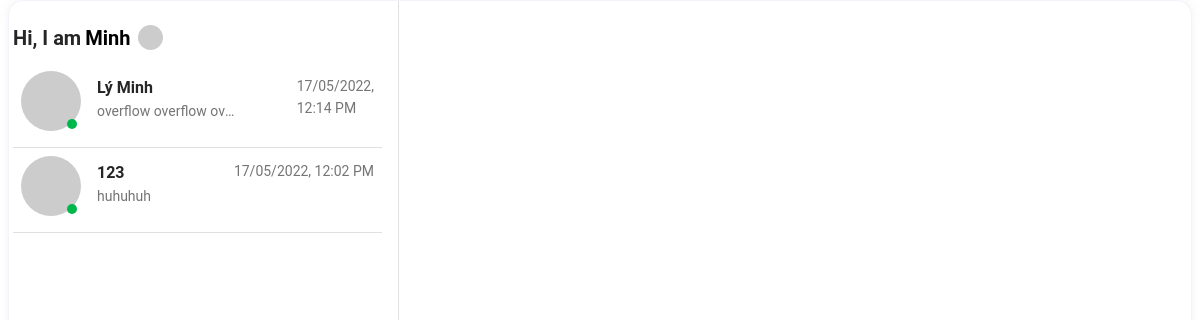
The page /chat (signed in) on the database its author committed.
### models.py (models this page shows, shortened)
class User(UserMixin, db.Model):
    __tablename__ = 'users'
    id = db.Column(db.Integer, primary_key=True)
    name = db.Column(db.String, nullable=False)
    email = db.Column(db.String, unique=True, nullable=False)
    password = db.Column(db.String, nullable=False)
    posts = db.relationship("Post", back_populates='user', lazy='dynamic')
    comments = db.relationship("Comment", back_populates='user', lazy='dynamic')
    liked_posts = db.relationship('LikedPost', back_populates='user', lazy='dynamic')
    liked_comments = db.relationship('LikedComment', back_populates='user', lazy='dynamic')
    user_messages = db.relationship('Message', back_populates='user', lazy='dynamic')
    read_messages = db.relationship('MessageReadState')
    thread_participants = db.relationship('ThreadParticipant', back_populates='user', lazy='dynamic')

class Thread(db.Model):
    __tablename__ = 'threads'
    id = db.Column(db.Integer, primary_key=True)
    participants = db.relationship('ThreadParticipant', back_populates='thread')
    thread_messages = db.relationship('Message', back_populates='thread', lazy='dynamic')

class ThreadParticipant(db.Model):
    __tablename__ = 'thread_participants'
    thread_id = db.Column(db.Integer, db.ForeignKey('threads.id'), primary_key=True)
    user_id = db.Column(db.Integer, db.ForeignKey('users.id'), primary_key=True)
    thread = db.relationship('Thread', back_populates='participants')
    user = db.relationship('User', back_populates='thread_participants')

class Message(db.Model):
    __tablename__ = 'messages'
    id = db.Column(db.Integer, primary_key=True)
    thread_id = db.Column(db.Integer, db.ForeignKey('threads.id'))
    send_date = db.Column(db.DateTime, nullable=False)
    sending_user_id = db.Column(db.Integer, db.ForeignKey('users.id'))
    body = db.Column(db.String, nullable=False)
    user = db.relationship('User', back_populates='user_messages')
    read_state = db.relationship('MessageReadState')
    thread = db.relationship('Thread', back_populates='thread_messages')

### app.py (the view, shortened to what this page needs)
@app.route('/chat')
@login_required
def chat_page():
    thread_id = request.args.get('thread_id')
    threads = Thread.query.join(Thread.participants).filter_by(user_id=current_user.id)
    chat_thread_html = None
    thread = None
    list_thread_template = render_template('list-thread.html',
                                           threads=threads,
                                           Message=Message,
                                           desc=desc,
                                           current_thread=thread)
    return render_template('chat.html',
                           list_thread_template=list_thread_template,
                           chat_thread_html=chat_thread_html,
                           thread=thread
                           )

### app.py (called while the page is built)
@login_manager.user_loader
def load_user(user_id):
    return User.query.get(int(user_id))

### templates/list-thread.html (shortened to what this page needs)
<div class="p-3">
    <div class="d-flex">
        <a class="navbar-brand text-dark me-2 mb-1 d-flex align-items-center fw-bold"
           href="{{ url_for('home') }}">
            Hi, I am
            {% if current_user.is_authenticated %}
                <span class="d-none d-sm-block ms-1 text-black">{{ current_user.name }}</span>
            {% else %}
                <span class="d-none d-sm-block ms-1 text-black">...</span>
            {% endif %}
        </a>
        {% if current_user.is_authenticated %}
            <div class="dropdown me-2 mb-1 d-flex align-items-center">
                <a
                        class="dropdown-toggle d-flex align-items-center hidden-arrow"
                        href="#"
                        id="navbarDropdownMenuAvatar"
                        role="button"
                        data-mdb-toggle="dropdown"
                        aria-expanded="false"
                >
                    <img
                            src="{{ current_user.email | gravatar }}"
                            class="rounded-circle"
                            height="25"
                            alt="Account"
                            loading="lazy"
                    />
                </a>
            </div>
        {% endif %}
    </div>
    <div class="overflow-scroll" data-mdb-perfect-scrollbar="true"
         style="position: relative; height: auto">
        <ul class="list-unstyled mb-0">
            {% for thread in threads %}
                <li class="p-2
                 border-bottom" data-id="{{ thread.id }}">
                    <a href="{{ url_for('chat_page', thread_id=thread.id) }}"
                       data-id="{{ thread.id }}"
                       class="d-flex justify-content-between">
                        <div class="d-flex flex-row overflow-hidden">
                            <div>
                                <img
                                        {% for participant in thread.participants %}
                                            {% if participant.user.id != current_user.id %}
                                                src="{{ participant.user.email | gravatar }}"
                                            {% endif %}
                                        {% endfor %}
                                                alt="avatar"
                                                class="d-flex align-self-center me-3 rounded-circle"
                                                width="60">
                                <span class="badge bg-success badge-dot"></span>
                            </div>
                            <div class="pt-1 w-50 me-3">
                                {% for participant in thread.participants %}
                                    {% if participant.user.id != current_user.id %}
                                        <p class="fw-bold mb-0 text-dark">{{ participant.user.name }}</p>
                                    {% endif %}
                                {% endfor %}
                                {% set message = thread.thread_messages.order_by(desc(Message.id)).first() %}
                                <p class="small text-muted hideOverflow">
                                    {% if message %}
                                        {{ message.body }}
                                    {% else %}
                                        Chat now
                                    {% endif %}
                                </p>
                            </div>
                        </div>
                        <div class="pt-1">
                            {% if message %}
                                <p class="small text-muted mb-1">{{ message.send_date.strftime('%d/%m/%Y, %I:%M %p') }}</p>
                            {% endif %}
                        </div>
                    </a>
                </li>
            {% endfor %}
        </ul>
    </div>
</div>

### templates/chat.html (shortened to what this page needs)
{% extends 'base.html' %}
{% block content %}
    <div class="me-2 ms-2" style="background-color: white;">
        <div class="row">
            <div class="col-md-12">
                <div class="card" id="chat3" style="border-radius: 15px;">
                    <div class="card-body p-0">
                        <div class="row vh-100">
                            {% if chat_thread_html %}
                                <div id="list-thread" class="col-md-6 col-lg-5 col-xl-4 hidden-sm p-0 border-end">
                                    {{ list_thread_template | safe }}
                                </div>
                            {% else %}
                                <div id="list-thread" class="col-md-6 col-lg-5 col-xl-4 p-0 border-end">
                                    {{ list_thread_template | safe }}
                                </div>
                            {% endif %}
                            <div class="col-md-6 col-lg-7 col-xl-8 ps-0 pe-0" id="thread-content"
                                 style="height: 100%;">
                            </div>
                        </div>
                    </div>
                </div>
            </div>
        </div>
    </div>
{% endblock %}

### templates/base.html (shortened to what this page needs)
<!DOCTYPE html>
<html lang="en">
<head>
    <link href="https://cdn.jsdelivr.net/npm/bootstrap@5.0.2/dist/css/bootstrap.min.css" rel="stylesheet"
>
    <link rel="stylesheet" href="/static/css/mdb.min.css"/>
    <link rel="stylesheet" href="/static/css/home.css">
</head>
<body>
{% block content %}
{% endblock %}
</body>
</html>

### static/css/home.css (style rules this page uses)
body { background-color: #f9fafb; }
.rounded-circle { border-radius: 50% !important; }
img { vertical-align: middle; border-style: none; }
.card { box-shadow: 0 0 10px 0 rgba(183, 192, 206, 0.2); -webkit-box-shadow: 0 0 10px 0 rgba(183, 192, 206, 0.2); -moz-box-shadow: 0 0 10px 0 rgba(183, 192, 206, 0.2); -ms-box-shadow: 0 0 10px 0 rgba(183, 192, 206, 0.2); }
.card { position: relative; display: flex; flex-direction: column; min-width: 0; word-wrap: break-word; background-color: #fff; background-clip: border-box; border: 1px solid #f2f4f9; border-radius: 0.25rem; }
.badge-dot { border-radius: 50%; height: 10px; width: 10px; margin-left: 2.9rem; margin-top: -.75rem; }
.hideOverflow { overflow:hidden; white-space:nowrap; text-overflow:ellipsis; width:100%; display:block; }

### templates/chat.html (style rules this page uses)
body { background-color: white; margin: 0; height: 100%; overflow: hidden; }

### rows shown on the page
User: name "Minh"
ThreadParticipant: user.name "Lý Minh"
Message: body "overflow overflow ov…", send_date "17/05/2022, 12:14 PM"
ThreadParticipant: user.name "123"
Message: body "huhuhuh", send_date "17/05/2022, 12:02 PM"
